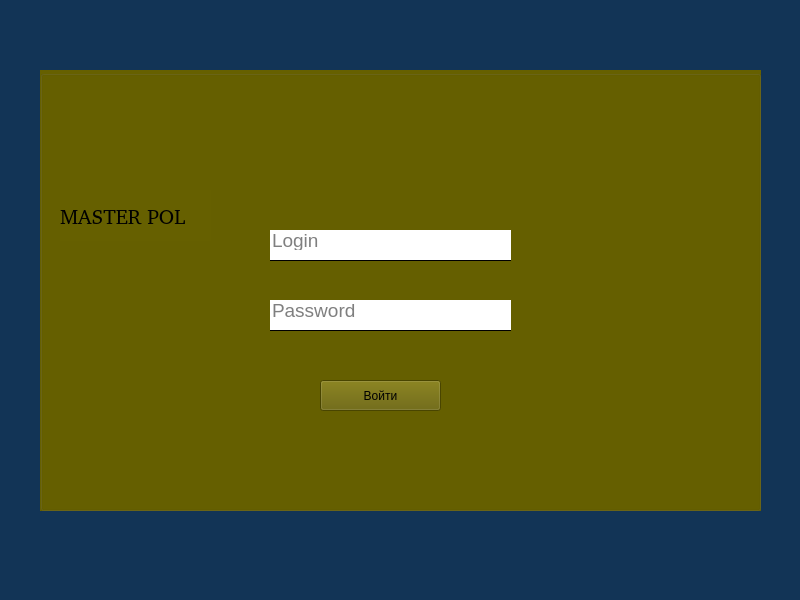
<?xml version="1.0" encoding="UTF-8"?>
<ui version="4.0">
 <class>Login</class>
 <widget class="QMainWindow" name="Login">
  <property name="geometry">
   <rect>
    <x>0</x>
    <y>0</y>
    <width>800</width>
    <height>600</height>
   </rect>
  </property>
  <property name="minimumSize">
   <size>
    <width>800</width>
    <height>600</height>
   </size>
  </property>
  <property name="maximumSize">
   <size>
    <width>800</width>
    <height>600</height>
   </size>
  </property>
  <property name="windowTitle">
   <string>Вход</string>
  </property>
  <property name="windowIcon">
   <iconset>
    <normaloff>images/Мастер пол.ico</normaloff>images/Мастер пол.ico</iconset>
  </property>
  <property name="styleSheet">
   <string notr="true">background-color: #123456;</string>
  </property>
  <widget class="QWidget" name="centralwidget">
   <widget class="QGroupBox" name="groupBox">
    <property name="geometry">
     <rect>
      <x>40</x>
      <y>70</y>
      <width>721</width>
      <height>441</height>
     </rect>
    </property>
    <property name="styleSheet">
     <string notr="true">background-color:#666000;</string>
    </property>
    <property name="title">
     <string/>
    </property>
    <widget class="QLineEdit" name="lineEdit">
     <property name="geometry">
      <rect>
       <x>230</x>
       <y>160</y>
       <width>241</width>
       <height>31</height>
      </rect>
     </property>
     <property name="font">
      <font>
       <pointsize>14</pointsize>
      </font>
     </property>
     <property name="styleSheet">
      <string notr="true">background-color: white;
border: 0;

padding-bottom: 10px;
border-bottom: 1px solid black;</string>
     </property>
     <property name="inputMask">
      <string/>
     </property>
     <property name="text">
      <string/>
     </property>
     <property name="placeholderText">
      <string>Login</string>
     </property>
    </widget>
    <widget class="QLineEdit" name="lineEdit_2">
     <property name="geometry">
      <rect>
       <x>230</x>
       <y>230</y>
       <width>241</width>
       <height>31</height>
      </rect>
     </property>
     <property name="font">
      <font>
       <pointsize>14</pointsize>
       <stylestrategy>PreferDefault</stylestrategy>
      </font>
     </property>
     <property name="styleSheet">
      <string notr="true">background-color: white;
border: 0;

padding-bottom: 10px;
border-bottom: 1px solid black;</string>
     </property>
     <property name="placeholderText">
      <string>Password</string>
     </property>
    </widget>
    <widget class="QLabel" name="label">
     <property name="geometry">
      <rect>
       <x>30</x>
       <y>20</y>
       <width>100</width>
       <height>100</height>
      </rect>
     </property>
     <property name="sizePolicy">
      <sizepolicy hsizetype="Maximum" vsizetype="Maximum">
       <horstretch>0</horstretch>
       <verstretch>0</verstretch>
      </sizepolicy>
     </property>
     <property name="minimumSize">
      <size>
       <width>100</width>
       <height>100</height>
      </size>
     </property>
     <property name="maximumSize">
      <size>
       <width>100</width>
       <height>100</height>
      </size>
     </property>
     <property name="sizeIncrement">
      <size>
       <width>0</width>
       <height>0</height>
      </size>
     </property>
     <property name="baseSize">
      <size>
       <width>90</width>
       <height>5</height>
      </size>
     </property>
     <property name="focusPolicy">
      <enum>Qt::NoFocus</enum>
     </property>
     <property name="frameShape">
      <enum>QFrame::NoFrame</enum>
     </property>
     <property name="text">
      <string/>
     </property>
     <property name="pixmap">
      <pixmap>images/Мастер пол.ico</pixmap>
     </property>
     <property name="scaledContents">
      <bool>true</bool>
     </property>
    </widget>
    <widget class="QPushButton" name="pushButton">
     <property name="geometry">
      <rect>
       <x>280</x>
       <y>310</y>
       <width>121</width>
       <height>31</height>
      </rect>
     </property>
     <property name="cursor">
      <cursorShape>PointingHandCursor</cursorShape>
     </property>
     <property name="mouseTracking">
      <bool>true</bool>
     </property>
     <property name="styleSheet">
      <string notr="true">background-color: white;

font: 87 10pt \&quot;Segoe UI Black\&quot;;\n\;
border: 6px;
</string>
     </property>
     <property name="text">
      <string>Войти</string>
     </property>
    </widget>
    <widget class="QLabel" name="label_2">
     <property name="geometry">
      <rect>
       <x>20</x>
       <y>120</y>
       <width>151</width>
       <height>51</height>
      </rect>
     </property>
     <property name="font">
      <font>
       <family>&quot;Segoe UI Black&quot;</family>
       <pointsize>16</pointsize>
       <weight>10</weight>
       <italic>false</italic>
       <bold>false</bold>
      </font>
     </property>
     <property name="styleSheet">
      <string notr="true">font: 87 16pt \&quot;Segoe UI Black\&quot;;\n\;</string>
     </property>
     <property name="text">
      <string>MASTER POL</string>
     </property>
    </widget>
   </widget>
  </widget>
  <widget class="QStatusBar" name="statusbar"/>
 </widget>
 <resources/>
 <connections/>
</ui>
